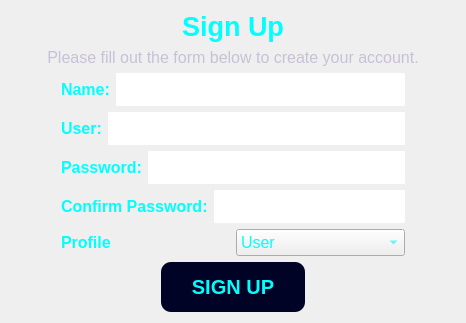
      <widget class="QWidget" name="page_register">
       <layout class="QVBoxLayout" name="verticalLayout_5">
        <item>
         <widget class="QLabel" name="label_14">
          <property name="minimumSize">
           <size>
            <width>0</width>
            <height>0</height>
           </size>
          </property>
          <property name="text">
           <string>&lt;html&gt;&lt;head/&gt;&lt;body&gt;&lt;p align=&quot;center&quot;&gt;&lt;img src=&quot;files/register.png&quot;/&gt;&lt;/p&gt;&lt;p align=&quot;center&quot;&gt;&lt;span style=&quot; font-size:20pt; font-weight:600; color:#00ffff;&quot;&gt;Sign Up&lt;/span&gt;&lt;/p&gt;&lt;/body&gt;&lt;/html&gt;</string>
          </property>
         </widget>
        </item>
        <item>
         <widget class="QLabel" name="label_6">
          <property name="sizePolicy">
           <sizepolicy hsizetype="Preferred" vsizetype="Preferred">
            <horstretch>0</horstretch>
            <verstretch>0</verstretch>
           </sizepolicy>
          </property>
          <property name="font">
           <font>
            <pointsize>8</pointsize>
           </font>
          </property>
          <property name="acceptDrops">
           <bool>false</bool>
          </property>
          <property name="layoutDirection">
           <enum>Qt::LeftToRight</enum>
          </property>
          <property name="frameShape">
           <enum>QFrame::NoFrame</enum>
          </property>
          <property name="text">
           <string>&lt;html&gt;&lt;head/&gt;&lt;body&gt;&lt;p&gt;&lt;span style=&quot; font-size:12pt; color:#c7c1d7;&quot;&gt;Please fill out the form below to create your account.&lt;/span&gt;&lt;/p&gt;&lt;/body&gt;&lt;/html&gt;</string>
          </property>
          <property name="scaledContents">
           <bool>false</bool>
          </property>
          <property name="alignment">
           <set>Qt::AlignBottom|Qt::AlignHCenter</set>
          </property>
          <property name="wordWrap">
           <bool>false</bool>
          </property>
          <property name="margin">
           <number>0</number>
          </property>
          <property name="indent">
           <number>-1</number>
          </property>
         </widget>
        </item>
        <item>
         <layout class="QHBoxLayout" name="horizontalLayout_7">
          <property name="leftMargin">
           <number>50</number>
          </property>
          <property name="rightMargin">
           <number>50</number>
          </property>
          <item>
           <widget class="QLabel" name="label_7">
            <property name="styleSheet">
             <string notr="true">color: rgb(255, 255, 255);</string>
            </property>
            <property name="text">
             <string>&lt;html&gt;&lt;head/&gt;&lt;body&gt;&lt;p&gt;&lt;span style=&quot; font-size:12pt; font-weight:600; color:#00ffff;&quot;&gt;Name:&lt;/span&gt;&lt;/p&gt;&lt;/body&gt;&lt;/html&gt;</string>
            </property>
           </widget>
          </item>
          <item>
           <widget class="QLineEdit" name="line_name">
            <property name="styleSheet">
             <string notr="true">color: rgb(255, 255, 255);
border-bottom: 1px solid white;
border-radius: 1px;
font-family: Trebuchet MS;
font-size: 21px;</string>
            </property>
           </widget>
          </item>
         </layout>
        </item>
        <item>
         <layout class="QHBoxLayout" name="horizontalLayout_8">
          <property name="leftMargin">
           <number>50</number>
          </property>
          <property name="rightMargin">
           <number>50</number>
          </property>
          <item>
           <widget class="QLabel" name="label_8">
            <property name="styleSheet">
             <string notr="true">color: rgb(255, 255, 255);
font-size: 11px;</string>
            </property>
            <property name="text">
             <string>&lt;html&gt;&lt;head/&gt;&lt;body&gt;&lt;p&gt;&lt;span style=&quot; font-size:12pt; font-weight:600; color:#00ffff;&quot;&gt;User:&lt;/span&gt;&lt;/p&gt;&lt;/body&gt;&lt;/html&gt;</string>
            </property>
           </widget>
          </item>
          <item>
           <widget class="QLineEdit" name="line_user">
            <property name="styleSheet">
             <string notr="true">color: rgb(255, 255, 255);
border-bottom: 1px solid white;
border-radius: 1px;
font-family: Trebuchet MS;
font-size: 21px;</string>
            </property>
            <property name="text">
             <string/>
            </property>
           </widget>
          </item>
         </layout>
        </item>
        <item>
         <layout class="QHBoxLayout" name="horizontalLayout_9">
          <property name="leftMargin">
           <number>50</number>
          </property>
          <property name="rightMargin">
           <number>50</number>
          </property>
          <item>
           <widget class="QLabel" name="label_9">
            <property name="text">
             <string>&lt;html&gt;&lt;head/&gt;&lt;body&gt;&lt;p&gt;&lt;span style=&quot; font-size:12pt; font-weight:600; color:#00ffff;&quot;&gt;Password:&lt;/span&gt;&lt;/p&gt;&lt;/body&gt;&lt;/html&gt;</string>
            </property>
           </widget>
          </item>
          <item>
           <widget class="QLineEdit" name="line_password">
            <property name="styleSheet">
             <string notr="true">color: rgb(255, 255, 255);
border-bottom: 1px solid white;
border-radius: 1px;
font-family: Trebuchet MS;
font-size: 21px;</string>
            </property>
            <property name="echoMode">
             <enum>QLineEdit::Password</enum>
            </property>
           </widget>
          </item>
         </layout>
        </item>
        <item>
         <layout class="QHBoxLayout" name="horizontalLayout_10">
          <property name="leftMargin">
           <number>50</number>
          </property>
          <property name="rightMargin">
           <number>50</number>
          </property>
          <item>
           <widget class="QLabel" name="label_10">
            <property name="styleSheet">
             <string notr="true">color: rgb(255, 255, 255);</string>
            </property>
            <property name="text">
             <string>&lt;html&gt;&lt;head/&gt;&lt;body&gt;&lt;p&gt;&lt;span style=&quot; font-size:12pt; font-weight:600; color:#00ffff;&quot;&gt;Confirm Password:&lt;/span&gt;&lt;/p&gt;&lt;/body&gt;&lt;/html&gt;</string>
            </property>
           </widget>
          </item>
          <item>
           <widget class="QLineEdit" name="line_password_2">
            <property name="styleSheet">
             <string notr="true">color: rgb(255, 255, 255);
border-bottom: 1px solid white;
border-radius: 1px;
font-family: Trebuchet MS;
font-size: 21px;</string>
            </property>
            <property name="echoMode">
             <enum>QLineEdit::Password</enum>
            </property>
           </widget>
          </item>
         </layout>
        </item>
        <item>
         <layout class="QHBoxLayout" name="horizontalLayout_5">
          <property name="leftMargin">
           <number>50</number>
          </property>
          <property name="rightMargin">
           <number>50</number>
          </property>
          <item>
           <widget class="QLabel" name="label_11">
            <property name="font">
             <font>
              <family>MS Shell Dlg 2</family>
              <pointsize>8</pointsize>
              <weight>50</weight>
              <italic>false</italic>
              <bold>false</bold>
             </font>
            </property>
            <property name="styleSheet">
             <string notr="true">color: rgb(17, 180, 217);
</string>
            </property>
            <property name="text">
             <string>&lt;html&gt;&lt;head/&gt;&lt;body&gt;&lt;p&gt;&lt;span style=&quot; font-size:12pt; font-weight:600; color:#00ffff;&quot;&gt;Profile&lt;/span&gt;&lt;/p&gt;&lt;/body&gt;&lt;/html&gt;</string>
            </property>
           </widget>
          </item>
          <item>
           <widget class="QComboBox" name="combo_box_profile">
            <property name="font">
             <font>
              <pointsize>12</pointsize>
              <weight>50</weight>
              <bold>false</bold>
             </font>
            </property>
            <property name="styleSheet">
             <string notr="true">color: rgb(0, 255, 255);</string>
            </property>
            <item>
             <property name="text">
              <string>User</string>
             </property>
            </item>
            <item>
             <property name="text">
              <string>Admin</string>
             </property>
            </item>
           </widget>
          </item>
         </layout>
        </item>
        <item>
         <layout class="QHBoxLayout" name="horizontalLayout_6">
          <item>
           <widget class="QLabel" name="label_12">
            <property name="text">
             <string/>
            </property>
           </widget>
          </item>
          <item>
           <widget class="QPushButton" name="button_signup">
            <property name="minimumSize">
             <size>
              <width>0</width>
              <height>50</height>
             </size>
            </property>
            <property name="font">
             <font>
              <family>MS Shell Dlg 2</family>
              <pointsize>-1</pointsize>
              <weight>75</weight>
              <italic>false</italic>
              <bold>true</bold>
             </font>
            </property>
            <property name="cursor">
             <cursorShape>PointingHandCursor</cursorShape>
            </property>
            <property name="styleSheet">
             <string notr="true">QPushButton {
	font: 75 8pt &quot;MS Shell Dlg 2&quot;;
	color: rgb(0, 255, 255);
	background-color: rgb(1, 3, 38);
	border-radius: 10px;
	font-size: 20px;
	font-weight: bold;
}

QPushButton:hover{
	color: rgb(23, 32, 38);
	background-color: rgb(35, 173, 237);
}
</string>
            </property>
            <property name="text">
             <string>SIGN UP</string>
            </property>
           </widget>
          </item>
          <item>
           <widget class="QLabel" name="label_13">
            <property name="text">
             <string/>
            </property>
           </widget>
          </item>
         </layout>
        </item>
       </layout>
      </widget>
